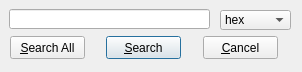
<?xml version="1.0" encoding="UTF-8"?>
<ui version="4.0">
 <class>Dialog</class>
 <widget class="QDialog" name="Dialog">
  <property name="geometry">
   <rect>
    <x>0</x>
    <y>0</y>
    <width>302</width>
    <height>72</height>
   </rect>
  </property>
  <property name="windowTitle">
   <string>Search</string>
  </property>
  <widget class="QLineEdit" name="txtSearch">
   <property name="geometry">
    <rect>
     <x>9</x>
     <y>9</y>
     <width>201</width>
     <height>20</height>
    </rect>
   </property>
  </widget>
  <widget class="QComboBox" name="cbType">
   <property name="geometry">
    <rect>
     <x>220</x>
     <y>10</y>
     <width>71</width>
     <height>20</height>
    </rect>
   </property>
   <item>
    <property name="text">
     <string>hex</string>
    </property>
   </item>
   <item>
    <property name="text">
     <string>text</string>
    </property>
   </item>
  </widget>
  <widget class="QPushButton" name="btnSearch">
   <property name="geometry">
    <rect>
     <x>106</x>
     <y>36</y>
     <width>75</width>
     <height>23</height>
    </rect>
   </property>
   <property name="text">
    <string>&amp;Search</string>
   </property>
  </widget>
  <widget class="QPushButton" name="btnSearchAll">
   <property name="geometry">
    <rect>
     <x>10</x>
     <y>36</y>
     <width>75</width>
     <height>23</height>
    </rect>
   </property>
   <property name="text">
    <string>&amp;Search All</string>
   </property>
  </widget>
  <widget class="QPushButton" name="btnCancel">
   <property name="geometry">
    <rect>
     <x>203</x>
     <y>36</y>
     <width>75</width>
     <height>23</height>
    </rect>
   </property>
   <property name="text">
    <string>&amp;Cancel</string>
   </property>
  </widget>
 </widget>
 <resources/>
 <connections>
  <connection>
   <sender>btnSearchAll</sender>
   <signal>clicked()</signal>
   <receiver>Dialog</receiver>
   <slot>searchAll()</slot>
   <hints>
    <hint type="sourcelabel">
     <x>190</x>
     <y>61</y>
    </hint>
    <hint type="destinationlabel">
     <x>199</x>
     <y>48</y>
    </hint>
   </hints>
  </connection>
  <connection>
   <sender>btnSearch</sender>
   <signal>clicked()</signal>
   <receiver>Dialog</receiver>
   <slot>accept()</slot>
   <hints>
    <hint type="sourcelabel">
     <x>151</x>
     <y>47</y>
    </hint>
    <hint type="destinationlabel">
     <x>150</x>
     <y>35</y>
    </hint>
   </hints>
  </connection>
  <connection>
   <sender>btnCancel</sender>
   <signal>clicked()</signal>
   <receiver>Dialog</receiver>
   <slot>reject()</slot>
   <hints>
    <hint type="sourcelabel">
     <x>247</x>
     <y>47</y>
    </hint>
    <hint type="destinationlabel">
     <x>150</x>
     <y>35</y>
    </hint>
   </hints>
  </connection>
  <connection>
   <sender>txtSearch</sender>
   <signal>returnPressed()</signal>
   <receiver>Dialog</receiver>
   <slot>accept()</slot>
   <hints>
    <hint type="sourcelabel">
     <x>109</x>
     <y>18</y>
    </hint>
    <hint type="destinationlabel">
     <x>150</x>
     <y>35</y>
    </hint>
   </hints>
  </connection>
 </connections>
 <slots>
  <slot>searchAll()</slot>
 </slots>
</ui>
